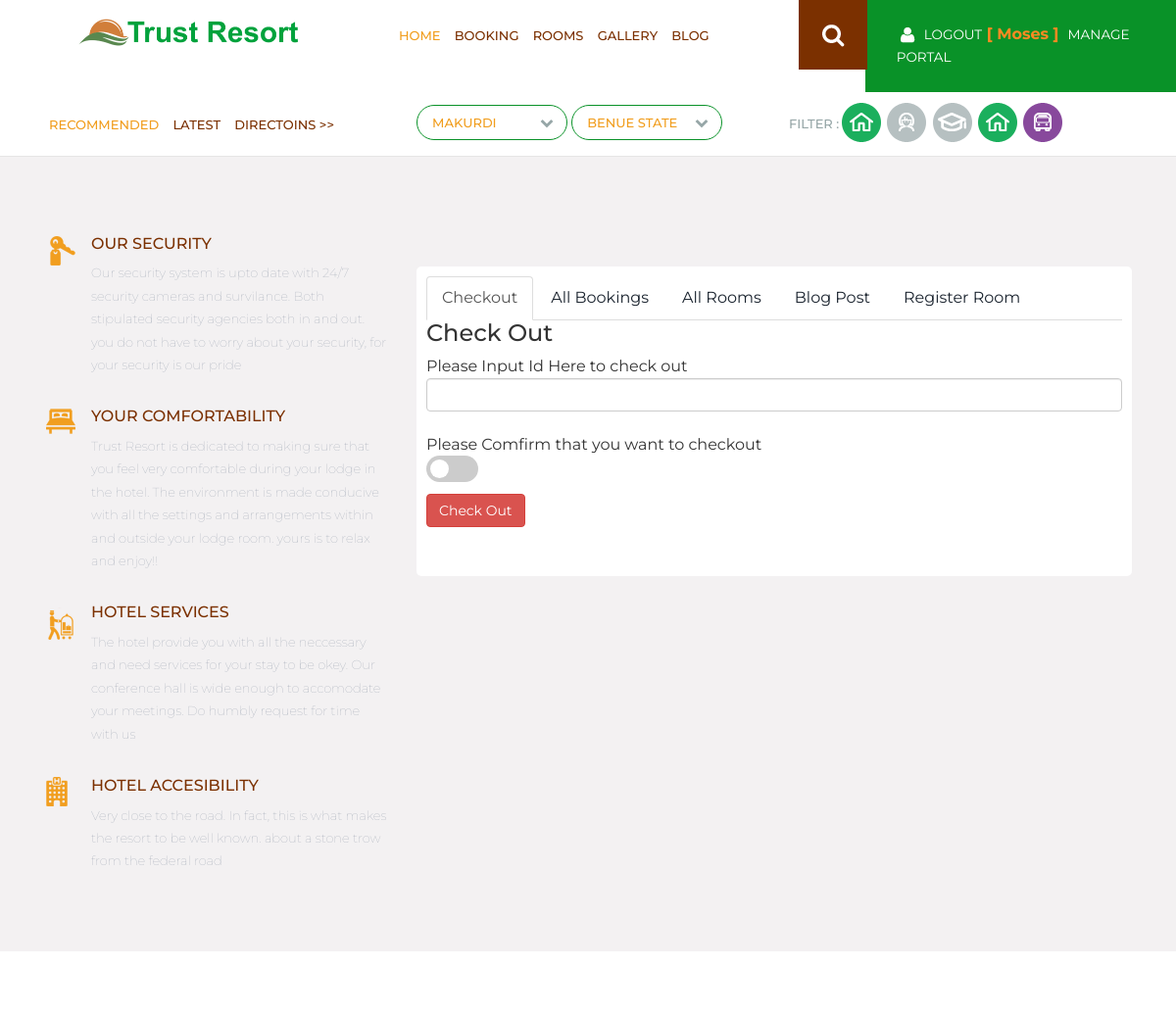
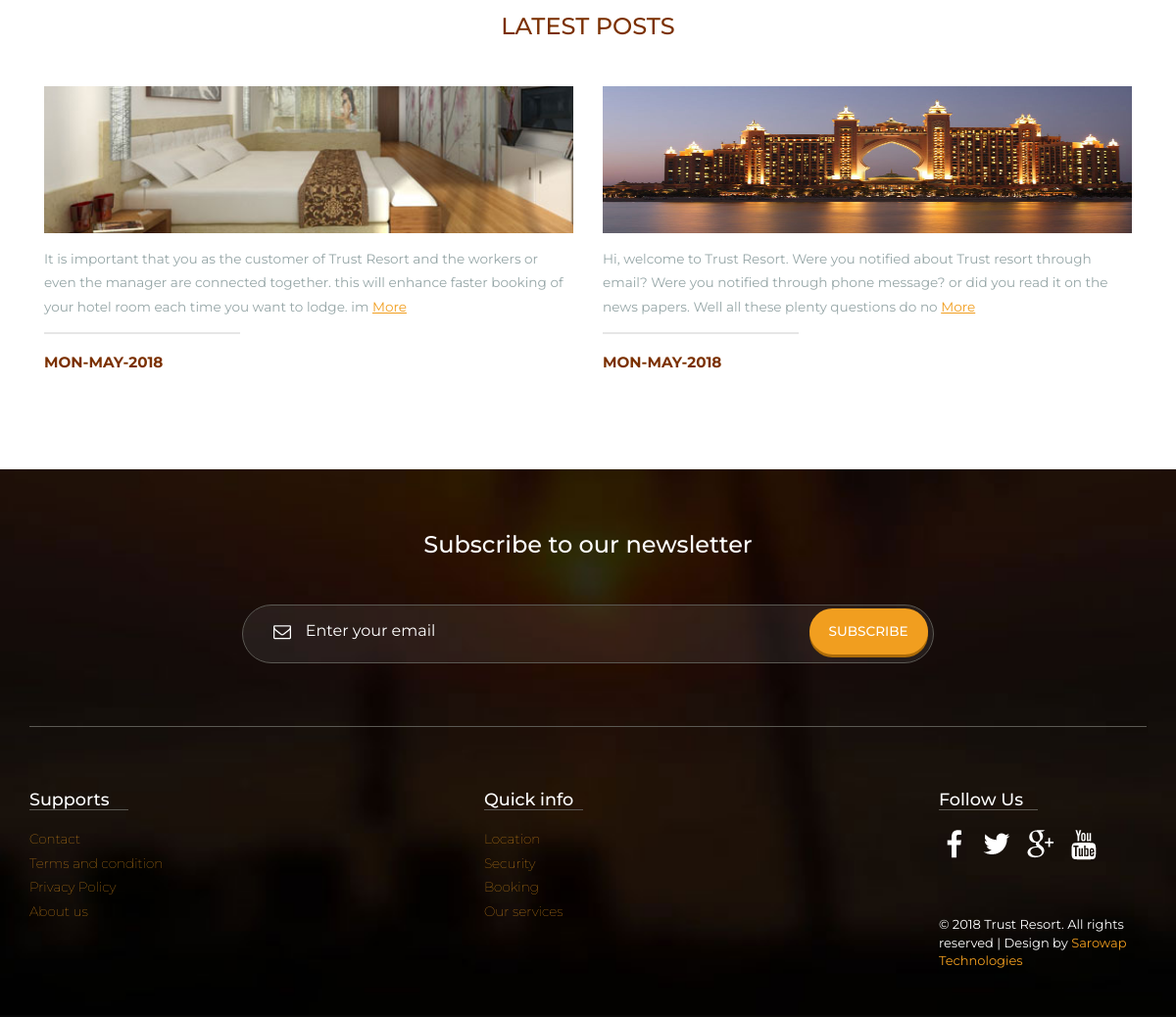
The app's page /manager.php (signed in) with its own data (2 pictures, top to bottom).
### tables this page shows
CREATE TABLE `blog` (
  `Id` int(250) NOT NULL,
  `Title` varchar(250) NOT NULL,
  `Body` mediumtext NOT NULL,
  `Photo` mediumblob NOT NULL,
  `Poster` varchar(250) NOT NULL,
  `Date` varchar(250) NOT NULL
);

### manager.php (the view, shortened to what this page needs)
<!DOCTYPE HTML>
<html>
<head>
<link href="css/bootstrap.css" rel='stylesheet' type='text/css' />
<link href="css/style.css" rel='stylesheet' type='text/css' />
<link href="css/animate.css" rel='stylesheet' type='text/css' />
</head>
<body>
<div class="header">
		   <div class="col-sm-8 header-left">
					 <div class="logo">
						<a href="index.php"><img src="images/logo.png" alt=""/></a>
					 </div>
					 <div class="menu">
						    <ul class="nav" id="nav">
						    	<li class="active"><a href="index.php">Home</a></li>
						    	<li><a href="booking.php">Booking</a></li>
								<li ><a href="rooms.php">Rooms</a></li>
								<li><a href="gallery.php">Gallery</a></li>
						    	<li><a href="blog.php">Blog</a></li>
							</ul>
				    </div>
				      <div class="search-box">
							<div id="sb-search" class="sb-search">
								<form action="search.php" method="get" >
									<span class="sb-icon-search"> </span>
								</form>
							</div>
						</div>
	    		    <div class="clearfix"></div>
	    	    </div>
	            <div class="col-sm-4 header_right">
	    		      <div id="loginContainer"><a href="#" id="loginButton"><img src="images/login.png">
					  <?php
					  if(!isset($_SESSION['user'])){
					 echo " <span>Login</span>";
					  }else{
						  $userId = $_SESSION['user'];
						  echo "<a href='logout.php'><span>Logout</span></a><span style='color:#ff8a22;font-weight:bold'> [  $userId ]</span> <a href='manager.php'><span> Manage Portal </span></a>";}
					 ?>
					  </a>
			             </div>
	                 </div>
	                <div class="clearfix"></div>
    </div>
     <div class="content_top">
   	  <div class="container">
   		<div class="col-md-4 bottom_nav">
   		   <div class="content_menu">
				<ul>
					<li class="active"><a href="#">Recommended</a></li>
					<li><a href="rooms.php">Latest</a></li>
					<li><a href="#">Directoins >></a></li>
				</ul>
			</div>
		</div>
		<div class="col-md-4 content_dropdown1">
		   <div class="content_dropdown" >
		     </div>
		     <div class="content_dropdown">
		       </div>
		</div>
		<div class="col-md-4 filter_grid">
			<ul class="filter">
				<li class="fil">Filter :</li>
				<li><a href=""> <i class="icon1"> </i> </a></li>
				<li><a href=""> <i class="icon2"> </i> </a></li>
				<li><a href=""> <i class="icon3"> </i> </a></li>
				<li><a href=""> <i class="icon1"> </i> </a></li>
				<li><a href=""> <i class="icon5"> </i> </a></li>
			</ul>
		</div>
   	</div>
   </div>
   <div class="living_middle">
   	  <div class="container">
   		  <div class="col-md-4 wow fadeInLeft" data-wow-delay="0.4s">
   		  	<ul class="feature">
                   <li> <i class="icon-trophy"></i></li>
                    <li class="feature_right"><h4>Our Security</h4>
                    <p>
                        Our security system is upto date with 24/7 security cameras and survilance. Both stipulated security agencies both in and out. you do not have to worry about your security, for your security is  our pride
                    </p>
                    </li>
            </ul>
            <ul class="feature">
                   <li> <i class="icon-tick"></i></li>
                    <li class="feature_right"><h4>Your Comfortability</h4>
                    <p>
                        Trust Resort is dedicated to making sure that you feel very comfortable during your lodge in the hotel. The environment is made conducive with all the settings and arrangements within and outside your lodge room. yours is to relax and enjoy!!
                    </p>
                    </li>
            </ul>
            <ul class="feature">
                   <li> <i class="icon-audio"></i></li>
                    <li class="feature_right"><h4>Hotel Services</h4>
                    <p>
                        The hotel provide you with all the neccessary and need services for your stay to be okey. Our conference hall is wide enough to accomodate your meetings. Do humbly request for time with us
                    </p>
                    </li>
            </ul>
            <ul class="feature last_grid">
                   <li> <i class="icon-video"></i></li>
                    <li class="feature_right"><h4>Hotel Accesibility</h4>
                    <p>
                       Very close to the road. In fact, this is what makes the resort to be well known. about a stone trow from the federal road
                    </p>
                    </li>
            </ul>
         </div>
         <div class="col-md-8 wow fadeInRight" data-wow-delay="0.4s">
		   <div class="educate_grid1">
		<div style="background-color:white; padding:10px; border-radius:5px">
		<ul class="nav nav-tabs"><li class="active" ><a data-toggle="tab" href="manager.php">Checkout</a></li>
						<li ><a data-toggle="tab" href="occupants.php">All Bookings</a></li>
						<li ><a data-toggle="tab" href="allrooms.php">All Rooms</a></li>
						<li><a data-toggle="modal" href="post.php" >Blog Post</a></li>
						<li><a data-toggle="modal" href="regroom.php" >Register Room</a></li>
</ul>
		<fieldset>
		 <form action="" method="post" >
		  <h3>Check Out</h3>
		 <p>Please Input Id Here to check out</p>
		 <input type="text" name="id" value="" required  class="form-control"  />
		 <br />
		    <p>Please Comfirm that you want to checkout</p>
<label class="switch">
<span class="slider round"></span>
</label>
       <br />
		 <input type="submit" name="checkout" value="Check Out" class="btn btn-danger" />
		 </form>
		 </fieldset>
		 </div>
		   </div>
		 </div>
      </div>
   </div>
   <div class="living_bottom">
   	  <div class="container">
   	  	<h2 class="title block-title">Latest Posts</h2>
   	  	 <?php
include("config/connect.php");
$sqli = "SELECT * From blog order by Id Desc Limit 2";
$query = mysqli_query($conn, $sqli);
while($fech = mysqli_fetch_array($query)){
	$date = $fech["Date"];
	$id = $fech["Id"];
	$img = $fech['Photo'];
        $sub= $fech['Body'];
       $limit=200;
       $msg = substr($sub, 0, $limit);
	echo "<div class='col-md-6 post_left wow fadeInLeft' data-wow-delay='0.4s'>
   	  		<div class='mask1'><img src='$img' alt='image' style='max-height:150px; min-width:600px' class='img-responsive zoom-img' /></div>
   	  	    <p>$msg   <a href='single.php?id=$id'>More</a></p>
   	  	    <div class='divider'></div>
   	  	    <p class='field-content'>$date</span></p>
   	  	</div> ";
}
	?>
   	  </div>
   </div>
   <div class="footer">
   	<div class="container">
   	 <div class="footer_top">
   	   <h3>Subscribe to our newsletter</h3>
   	   <form>
		<span>
			<i><img src="images/mail.png" alt=""></i>
		    <input type="text" value="Enter your email" onfocus="this.value = '';" onblur="if (this.value == '') {this.value = 'Enter your email';}">
		    <label class="btn1 btn2 btn-2 btn-2g"> <input name="submit" type="submit" id="submit" value="Subscribe"> </label>
		</span>
	   </form>
	  </div>
	  <div class="footer_grids">
	     <div class="footer-grid">
			<h4>Supports</h4>
			<ul class="list1">
				<li><a href="contact.php">Contact</a></li>
				<li><a href="#">Terms and condition</a></li>
				<li><a href="#">Privacy Policy</a></li>
				<li><a href="#">About us</a></li>
			</ul>
		  </div>
		  <div class="footer-grid">
			<h4>Quick info</h4>
			<ul class="list1">
				<li><a href="#">Location</a></li>
				<li><a href="#">Security</a></li>
				<li><a href="#">Booking </a></li>
				<li><a href="#">Our services</a></li>
			</ul>
		  </div>
		  <div class="footer-grid last_grid">
			<h4>Follow Us</h4>
			<ul class="footer_social wow fadeInLeft" data-wow-delay="0.4s">
			  <li><a href=""> <i class="fb"> </i> </a></li>
			  <li><a href=""><i class="tw"> </i> </a></li>
			  <li><a href=""><i class="google"> </i> </a></li>
			  <li><a href=""><i class="u_tube"> </i> </a></li>
		 	</ul>
		 	<div class="copy wow fadeInRight" data-wow-delay="0.4s">
			 <p> &copy; 2018 Trust Resort. All rights reserved | Design by <a href="http://facebook.com/angwamoses">Sarowap Technologies</a></p>
	        </div>
		  </div>
		  <div class="clearfix"> </div>
	   </div>
      </div>
   </div>
</body>
</html>

### records on screen
blog: Photo (picture), Body "It is important that you as the customer of Trust Resort and the workers or even the manager are connected together. this will enhance faster booking of your hotel room each time you want to lodge. im", Date "MON-MAY-2018"
blog: Photo (picture), Body "Hi, welcome to Trust Resort. Were you notified about Trust resort through email? Were you notified through phone message? or did you read it on the news papers. Well all these plenty questions do no", Date "MON-MAY-2018"

### other values on screen
$userId "Moses"
